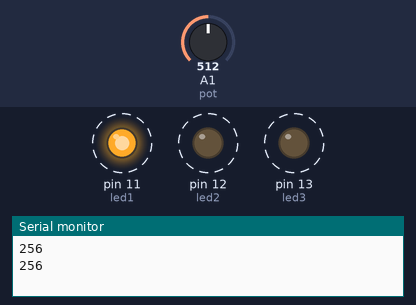
This sketch was run on a simulated Arduino Uno, built with avr-gcc and run on an emulated ATmega328P. Shown: output pins drawn as LEDs (lit = HIGH), the last lines printed to the serial monitor. Dashed ring = blinking. The inputs (shaded band) are chosen by the test bench; at power-on: A1 (pot) = 512.

Above: at 0.89 s.
1.6 s: A1 (pot) set to 716
5.2 s: A1 (pot) set to 0
At 5.9 s:
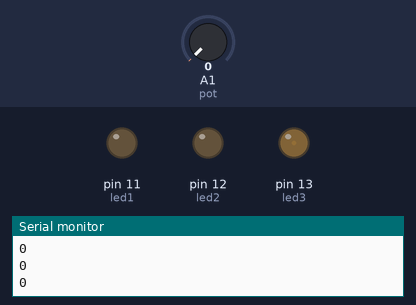
7.0 s: A1 (pot) set to 3
At 9.2 s:
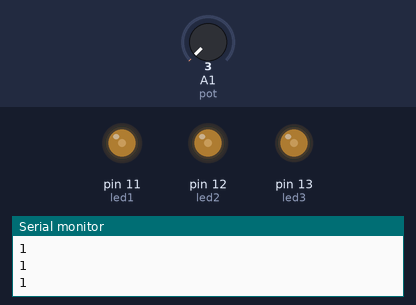
10.5 s: A1 (pot) set to 122
At 14.95 s:
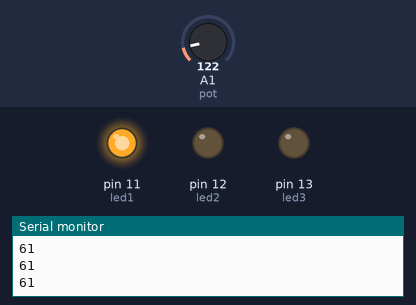
Timing chart, 0 to 15.0 s (numbered marks = the images above; inputs shaded):
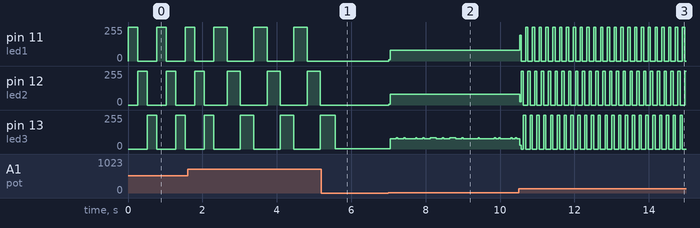

Measured:
- the behaviour switches between 1 and 2 on A1 (pot) (found by bisection; images 1 and 2)
- after the input at 5.2 s, pin 11 (led1): stops changing and stays 0/255; pin 12 (led2): stays 0/255 (without the input it goes to 255/255 after 0.69 s)
- after the input at 7.0 s, pin 11 (led1): 0/255 → 82/255 at once; pin 12 (led2): 0/255 → 80/255 at once
- after the input at 10.5 s, pin 11 (led1): 82/255 → 193/255 at once, then repeats every 0.18 s: 0/255 0.12 s, 255/255 0.06 s; pin 12 (led2): 80/255 → 26/255 at once, then repeats every 0.18 s: 255/255 0.06 s, 0/255 0.12 s
- by itself, pin 11 (led1): repeats every 1.1 s: 255/255 0.36 s, 0/255 0.72 s
- by itself, pin 13 (led3): moves between 0/255 and 255/255, repeating every 0.73 s

The sketch:

codigo.ino
```cpp
int pot = A1;
int valor = 0;
int led1 = 11;
int led2 = 12;
int led3 = 13;

void setup() {
  // put your setup code here, to run once:
 Serial.begin(9600);
 pinMode(pot,INPUT);
 pinMode(led1,OUTPUT);
 pinMode(led2,OUTPUT);
 pinMode(led3,OUTPUT);
}

void loop() {
  // put your main code here, to run repeatedly:
  valor = analogRead(pot)/2;
  Serial.println(valor,DEC);

  /*Secuencia de leds*/
  digitalWrite(led1,HIGH);
  delay(valor);
  digitalWrite(led1,LOW);
  digitalWrite(led2,HIGH);
  delay(valor);
  digitalWrite(led2,LOW);
  digitalWrite(led3,HIGH);
  delay(valor);
  digitalWrite(led3,LOW);
}
```
